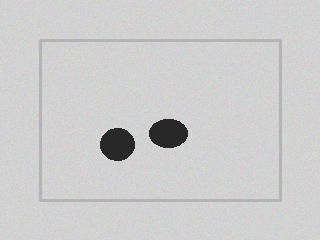
#> input picture data/samples/ng/ng_01.png, 320 x 240 px
$ python -i vision.py   (imports and definitions only)
#> lines starting #> are read from the running program, lines starting #| are printed output that depends on the picture; after the words box and inside, x2 and y2 are one past the last pixel; in counts of white or black regions, pixels touching at a corner belong together
#> further down, picture is the input picture: shape (240, 320, 3); mean B, G, R 205.1, 205.1, 205.1
"""OpenCV pipeline: detect dark defect blobs on a light panel."""

from __future__ import annotations

from dataclasses import dataclass

import cv2
import numpy as np


@dataclass
class Box:
    x: int
    y: int
    w: int
    h: int
    area: float


@dataclass
class InspectResult:
    result: str  # OK | NG
    score: float
    boxes: list[dict]


def inspect_image(image_bgr: np.ndarray, min_area: int = 80) -> InspectResult:
    """Score defects via adaptive threshold + contour area.

    Synthetic OK panels are mostly uniform; NG panels contain dark blobs.
    score is in [0, 1] where higher means more defect-like.
    """
#> called with min_area = 80
    if image_bgr is None or image_bgr.size == 0:
        raise ValueError("Empty image")

    gray = cv2.cvtColor(image_bgr, cv2.COLOR_BGR2GRAY)
    blur = cv2.GaussianBlur(gray, (5, 5), 0)
    # Invert so dark defects become bright foreground
    binary = cv2.adaptiveThreshold(
        blur, 255, cv2.ADAPTIVE_THRESH_GAUSSIAN_C, cv2.THRESH_BINARY_INV, 31, 5
    )
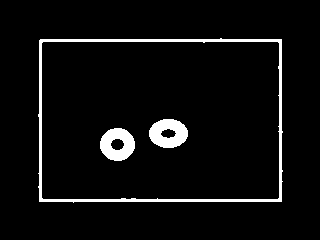
#> binary: shape (240, 320); 5.2% white; 3 white regions, box (x1, y1, x2, y2) and area: (38, 38, 283, 203) 2436, (149, 119, 188, 148) 799, (100, 128, 135, 161) 792
    kernel = np.ones((3, 3), np.uint8)
    binary = cv2.morphologyEx(binary, cv2.MORPH_OPEN, kernel, iterations=1)
#> binary: shape (240, 320); 5.2% white; 3 white regions

    contours, _ = cv2.findContours(binary, cv2.RETR_EXTERNAL, cv2.CHAIN_APPROX_SIMPLE)
#> contours = 1 contour; box (x1, y1, x2, y2) and area: (38, 39, 282, 202) 39206
    boxes: list[Box] = []
    total_area = float(gray.shape[0] * gray.shape[1])
#> total_area = 76800
    defect_area = 0.0
    for cnt in contours:
        area = float(cv2.contourArea(cnt))
        if area < min_area:
            continue
        x, y, w, h = cv2.boundingRect(cnt)
        boxes.append(Box(x=x, y=y, w=w, h=h, area=area))
        defect_area += area
#> this loop made 1 pass
#> (area, x, y, w, h, defect_area) on pass 1: (39206.5, 38, 39, 244, 163, 39206.5)
#> after the loop, boxes = 1 item; defect_area = 39206.5

    ratio = defect_area / total_area if total_area else 0.0
#> ratio = 0.511
    # Map ratio to a 0–1 score; small blobs still flag NG
    score = float(min(1.0, ratio * 25.0 + (0.35 if boxes else 0.0)))
#> score = 1
    label = "NG" if boxes else "OK"
#> label = 'NG'
    if not boxes:
        score = float(min(0.2, ratio * 10.0))

    return InspectResult(
        result=label,
        score=round(score, 4),
        boxes=[
            {"x": b.x, "y": b.y, "w": b.w, "h": b.h, "area": round(b.area, 1)}
            for b in boxes
        ],
    )


def inspect_bytes(data: bytes) -> InspectResult:
    arr = np.frombuffer(data, dtype=np.uint8)
    image = cv2.imdecode(arr, cv2.IMREAD_COLOR)
    if image is None:
        raise ValueError("Could not decode image bytes")
    return inspect_image(image)

>>> import cv2
>>> picture = cv2.imread('../data/samples/ng/ng_01.png')
>>> result = inspect_image(picture)

$ run again, on data/samples/ng/ng_02.png
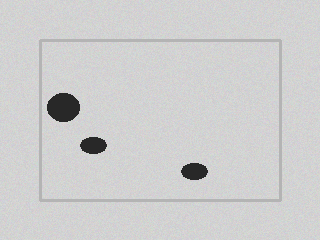
#> input picture data/samples/ng/ng_02.png, 320 x 240 px
#> picture is the input picture: shape (240, 320, 3); mean B, G, R 205.8, 205.8, 205.8
#> in inspect_image, `binary = cv2.adaptiveThreshold( blur, 255, cv2.ADAPTIVE_THRESH_GAUSSIA..`:
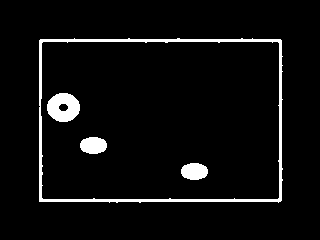
#> binary: shape (240, 320); 5% white; 4 white regions, box (x1, y1, x2, y2) and area: (39, 38, 283, 203) 2431, (47, 93, 80, 122) 700, (80, 137, 107, 154) 371, (181, 163, 208, 180) 370
#> contours = 4 contours; box (x1, y1, x2, y2) and area: (39, 38, 282, 202) 1580, (47, 93, 80, 122) 708, (80, 137, 107, 154) 338, (181, 163, 208, 180) 337
#> the loop in inspect_image, `for cnt in contours:` made 4 passes
#> (area, x, y, w, h, defect_area) on passes 1 to 4: (337, 181, 163, 27, 17, 337), (338, 80, 137, 27, 17, 675), (708, 47, 93, 33, 29, 1383), (1579.5, 39, 38, 243, 164, 2962.5)
#> after the loop in inspect_image, `for cnt in contours:`: boxes = 4 items; defect_area = 2962.5
#> ratio = 0.0386
#> score = 1
#> label = 'NG'

$ run again, on data/samples/ng/ng_03.png
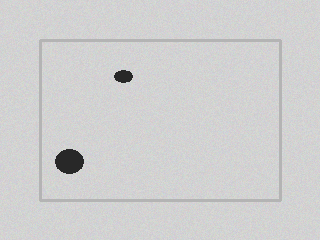
#> input picture data/samples/ng/ng_03.png, 320 x 240 px
#> picture is the input picture: shape (240, 320, 3); mean B, G, R 207.4, 207.4, 207.4
#> in inspect_image, `binary = cv2.adaptiveThreshold( blur, 255, cv2.ADAPTIVE_THRESH_GAUSSIA..`:
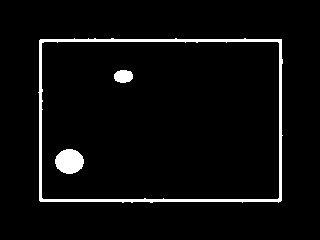
#> binary: shape (240, 320); 4.2% white; 3 white regions, box (x1, y1, x2, y2) and area: (38, 38, 283, 203) 2443, (55, 149, 84, 174) 559, (114, 70, 133, 83) 201
#> contours = 1 contour; box (x1, y1, x2, y2) and area: (39, 38, 283, 203) 39214
#> the loop in inspect_image, `for cnt in contours:` made 1 pass
#> (area, x, y, w, h, defect_area) on pass 1: (39213.5, 39, 38, 244, 165, 39213.5)
#> after the loop in inspect_image, `for cnt in contours:`: boxes = 1 item; defect_area = 39213.5
#> ratio = 0.511
#> score = 1
#> label = 'NG'

$ run again, on data/samples/ng/ng_04.png
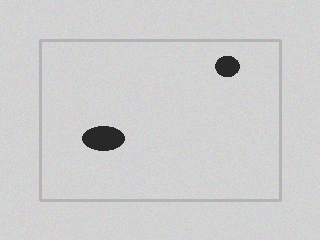
#> input picture data/samples/ng/ng_04.png, 320 x 240 px
#> picture is the input picture: shape (240, 320, 3); mean B, G, R 206.3, 206.3, 206.3
#> in inspect_image, `binary = cv2.adaptiveThreshold( blur, 255, cv2.ADAPTIVE_THRESH_GAUSSIA..`:
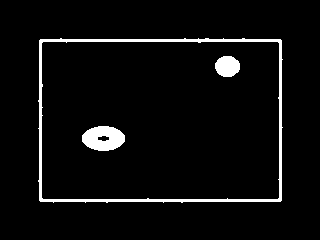
#> binary: shape (240, 320); 4.8% white; 3 white regions, box (x1, y1, x2, y2) and area: (38, 38, 283, 203) 2442, (82, 126, 125, 151) 800, (215, 56, 240, 77) 418
#> contours = 1 contour; box (x1, y1, x2, y2) and area: (39, 38, 282, 202) 39209
#> the loop in inspect_image, `for cnt in contours:` made 1 pass
#> (area, x, y, w, h, defect_area) on pass 1: (39209, 39, 38, 243, 164, 39209)
#> after the loop in inspect_image, `for cnt in contours:`: boxes = 1 item; defect_area = 39209
#> ratio = 0.511
#> score = 1
#> label = 'NG'
